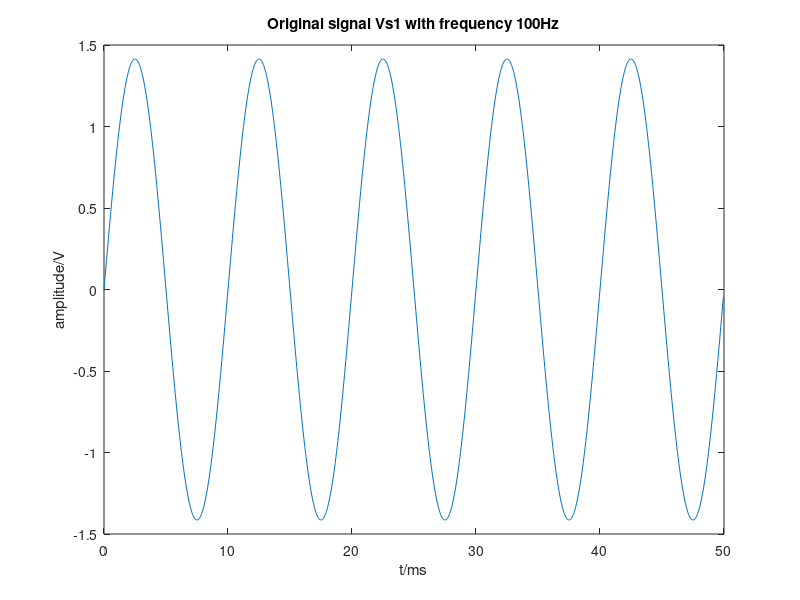
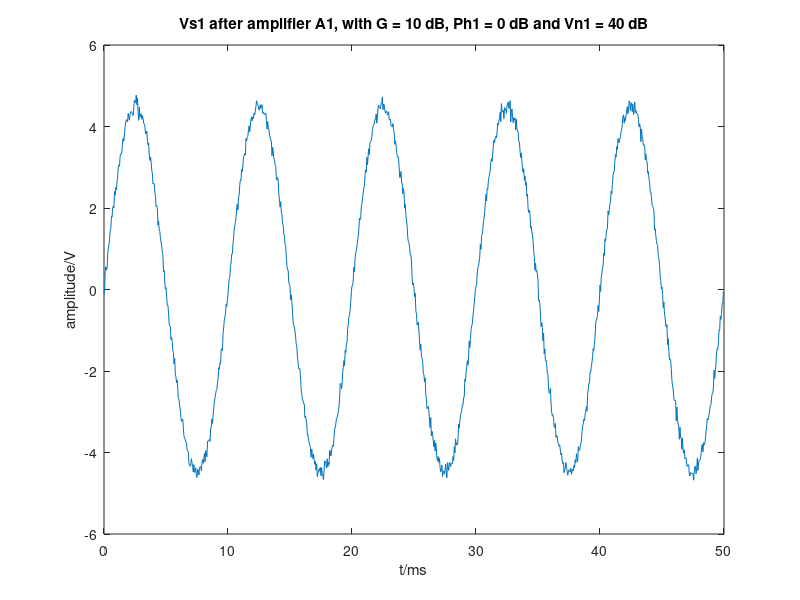

Write the MATLAB code that produced these figures, in order.
close all;
clear;
clc; 

%% Generate signal Vs1
% parameter
N=1000;                         % number of samples
tscale= 0.05;                   % the length of time displayed on the x-axis, unit in second
dt=tscale/N;                    % time interval of each sampling point
t=0:dt:(N-1)*dt;        
f=100;                          % frequency of Vs1 in Hz
phase=0;                        % phase of Vs1
A=1;                            % amplitude of Vs1
Vs1 = A*sin(2*pi*f*t+phase);
x1 = max(Vs1)./sqrt(2);         % root mean square of Vs1
Vs1 = Vs1./x1;                  % normalize Vs1

% plot
figure(1);
plot(t.*1000,Vs1);              % times 1000 to change the unit from s to ms
str_title2 = sprintf('Original signal Vs1 with frequency %dHz',f);
title(str_title2);
%axis([-inf,+inf,-1,+1]);
xlabel('t/ms');
ylabel('amplitude/V');


%% Amplifier A1
% parameter
G1 = 10;                        % voltage gain of A1 in dB
Ph1 = 0;                      % phase introduced by A1
Vn1 = 40;                        % noise introduced by A1 in dB
Vs1_Power = sum(abs(Vs1).^2);
Vs1_Power = 20*log10(Vs1_Power);
SNR = Vs1_Power-Vn1;

% convert dB to linear
G1_Lin = 10^(G1/20);

% apply to Vs1
% A1_Out = awgn(Vs1,Vn1);
% A1_Out = A1_Out.* G1_Lin;

A1_Out = Vs1.*G1_Lin;
A1_Out = awgn(A1_Out,SNR);

% plot
figure(2);
plot(t.*1000,A1_Out);            % times 1000 to change the unit from s to ms
str_title2 = sprintf('Vs1 after amplifier A1, with G = %d dB, Ph1 = %d dB and Vn1 = %d dB', G1, Ph1, Vn1);
title(str_title2);
%axis([-inf,+inf,-1,+1]);
xlabel('t/ms');
ylabel('amplitude/V');





